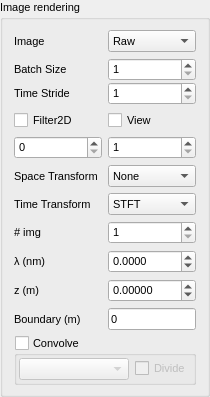
       <widget class="holovibes::gui::GroupBox" name="ImageRenderingGroupBox">
        <property name="sizePolicy">
         <sizepolicy hsizetype="Fixed" vsizetype="Preferred">
          <horstretch>1</horstretch>
          <verstretch>0</verstretch>
         </sizepolicy>
        </property>
        <property name="minimumSize">
         <size>
          <width>210</width>
          <height>0</height>
         </size>
        </property>
        <property name="maximumSize">
         <size>
          <width>210</width>
          <height>16777215</height>
         </size>
        </property>
        <property name="baseSize">
         <size>
          <width>210</width>
          <height>0</height>
         </size>
        </property>
        <property name="font">
         <font>
          <pointsize>8</pointsize>
         </font>
        </property>
        <property name="toolTip">
         <string notr="true"/>
        </property>
        <property name="toolTipDuration">
         <number>-1</number>
        </property>
        <property name="title">
         <string>Image rendering</string>
        </property>
        <property name="flat">
         <bool>false</bool>
        </property>
        <layout class="QVBoxLayout" name="verticalLayout_12">
         <property name="bottomMargin">
          <number>9</number>
         </property>
         <item>
          <layout class="QHBoxLayout" name="ImageModeLayout">
           <item>
            <widget class="QLabel" name="ImageModeLabel">
             <property name="text">
              <string>Image</string>
             </property>
             <property name="alignment">
              <set>Qt::AlignLeading|Qt::AlignLeft|Qt::AlignVCenter</set>
             </property>
            </widget>
           </item>
           <item>
            <widget class="QComboBox" name="ImageModeComboBox">
             <property name="enabled">
              <bool>true</bool>
             </property>
             <property name="sizePolicy">
              <sizepolicy hsizetype="Ignored" vsizetype="Fixed">
               <horstretch>0</horstretch>
               <verstretch>0</verstretch>
              </sizepolicy>
             </property>
             <item>
              <property name="text">
               <string>Raw</string>
              </property>
             </item>
             <item>
              <property name="text">
               <string>Processed</string>
              </property>
             </item>
            </widget>
           </item>
          </layout>
         </item>
         <item>
          <layout class="QGridLayout" name="gridLayout_4" rowstretch="0,0" columnstretch="0,0">
           <property name="verticalSpacing">
            <number>1</number>
           </property>
           <item row="0" column="1">
            <widget class="QSpinBox" name="BatchSizeSpinBox">
             <property name="minimumSize">
              <size>
               <width>0</width>
               <height>0</height>
              </size>
             </property>
             <property name="maximumSize">
              <size>
               <width>16777215</width>
               <height>16777215</height>
              </size>
             </property>
             <property name="minimum">
              <number>1</number>
             </property>
            </widget>
           </item>
           <item row="0" column="0">
            <widget class="QLabel" name="BatchSizeLabel">
             <property name="text">
              <string>Batch Size</string>
             </property>
             <property name="scaledContents">
              <bool>false</bool>
             </property>
             <property name="alignment">
              <set>Qt::AlignLeading|Qt::AlignLeft|Qt::AlignVCenter</set>
             </property>
            </widget>
           </item>
           <item row="1" column="0">
            <widget class="QLabel" name="TimeStrideLabel">
             <property name="layoutDirection">
              <enum>Qt::LeftToRight</enum>
             </property>
             <property name="text">
              <string>Time Stride</string>
             </property>
             <property name="alignment">
              <set>Qt::AlignLeading|Qt::AlignLeft|Qt::AlignVCenter</set>
             </property>
            </widget>
           </item>
           <item row="1" column="1">
            <widget class="QSpinBox" name="TimeTransformationStrideSpinBox">
             <property name="sizePolicy">
              <sizepolicy hsizetype="Ignored" vsizetype="Fixed">
               <horstretch>0</horstretch>
               <verstretch>0</verstretch>
              </sizepolicy>
             </property>
             <property name="minimumSize">
              <size>
               <width>0</width>
               <height>0</height>
              </size>
             </property>
             <property name="maximumSize">
              <size>
               <width>16777215</width>
               <height>16777215</height>
              </size>
             </property>
             <property name="toolTip">
              <string># of images picked at each iteration</string>
             </property>
             <property name="readOnly">
              <bool>false</bool>
             </property>
             <property name="minimum">
              <number>1</number>
             </property>
             <property name="maximum">
              <number>2147483647</number>
             </property>
            </widget>
           </item>
          </layout>
         </item>
         <item>
          <layout class="QGridLayout" name="Filter2DContainer">
           <property name="verticalSpacing">
            <number>6</number>
           </property>
           <item row="1" column="1">
            <widget class="QCheckBox" name="Filter2DView">
             <property name="text">
              <string>View</string>
             </property>
            </widget>
           </item>
           <item row="1" column="0">
            <widget class="QCheckBox" name="Filter2D">
             <property name="text">
              <string>Filter2D</string>
             </property>
            </widget>
           </item>
           <item row="2" column="0">
            <widget class="QSpinBox" name="Filter2DN1SpinBox">
             <property name="minimumSize">
              <size>
               <width>0</width>
               <height>0</height>
              </size>
             </property>
             <property name="maximumSize">
              <size>
               <width>16777215</width>
               <height>16777215</height>
              </size>
             </property>
             <property name="minimum">
              <number>0</number>
             </property>
             <property name="value">
              <number>0</number>
             </property>
            </widget>
           </item>
           <item row="2" column="1">
            <widget class="QSpinBox" name="Filter2DN2SpinBox">
             <property name="minimumSize">
              <size>
               <width>0</width>
               <height>0</height>
              </size>
             </property>
             <property name="maximumSize">
              <size>
               <width>16777215</width>
               <height>16777215</height>
              </size>
             </property>
             <property name="minimum">
              <number>1</number>
             </property>
             <property name="value">
              <number>1</number>
             </property>
            </widget>
           </item>
          </layout>
         </item>
         <item>
          <layout class="QGridLayout" name="gridLayout_7">
           <property name="verticalSpacing">
            <number>6</number>
           </property>
           <item row="4" column="0">
            <widget class="QLabel" name="WaveLengthLabel">
             <property name="text">
              <string>λ (nm)</string>
             </property>
             <property name="alignment">
              <set>Qt::AlignLeading|Qt::AlignLeft|Qt::AlignVCenter</set>
             </property>
            </widget>
           </item>
           <item row="3" column="0">
            <widget class="QLabel" name="timeTransformationSizeLabel">
             <property name="text">
              <string># img</string>
             </property>
             <property name="alignment">
              <set>Qt::AlignLeading|Qt::AlignLeft|Qt::AlignVCenter</set>
             </property>
            </widget>
           </item>
           <item row="6" column="0">
            <widget class="QLabel" name="BoundaryLabel">
             <property name="text">
              <string>Boundary (m)</string>
             </property>
             <property name="alignment">
              <set>Qt::AlignLeading|Qt::AlignLeft|Qt::AlignVCenter</set>
             </property>
            </widget>
           </item>
           <item row="1" column="1">
            <widget class="QComboBox" name="SpaceTransformationComboBox">
             <property name="toolTip">
              <string>select the rendering mode for Hologram</string>
             </property>
             <item>
              <property name="text">
               <string>None</string>
              </property>
             </item>
             <item>
              <property name="text">
               <string>1FFT</string>
              </property>
             </item>
             <item>
              <property name="text">
               <string>2FFT</string>
              </property>
             </item>
            </widget>
           </item>
           <item row="6" column="1">
            <widget class="QLineEdit" name="BoundaryLineEdit">
             <property name="sizePolicy">
              <sizepolicy hsizetype="Ignored" vsizetype="Fixed">
               <horstretch>0</horstretch>
               <verstretch>0</verstretch>
              </sizepolicy>
             </property>
             <property name="toolTip">
              <string>Edge value of z to switch between FFT1/2 </string>
             </property>
             <property name="text">
              <string>0</string>
             </property>
             <property name="readOnly">
              <bool>true</bool>
             </property>
            </widget>
           </item>
           <item row="2" column="1">
            <widget class="QComboBox" name="TimeTransformationComboBox">
             <item>
              <property name="text">
               <string>STFT</string>
              </property>
             </item>
             <item>
              <property name="text">
               <string>PCA</string>
              </property>
             </item>
             <item>
              <property name="text">
               <string>None</string>
              </property>
             </item>
             <item>
              <property name="text">
               <string>SSA_STFT</string>
              </property>
             </item>
            </widget>
           </item>
           <item row="5" column="1">
            <widget class="QDoubleSpinBox" name="ZDoubleSpinBox">
             <property name="sizePolicy">
              <sizepolicy hsizetype="Ignored" vsizetype="Fixed">
               <horstretch>0</horstretch>
               <verstretch>0</verstretch>
              </sizepolicy>
             </property>
             <property name="toolTip">
              <string>reconstruction distance of the hologram</string>
             </property>
             <property name="showGroupSeparator" stdset="0">
              <bool>false</bool>
             </property>
             <property name="decimals">
              <number>5</number>
             </property>
             <property name="minimum">
              <double>-10000.000000000000000</double>
             </property>
             <property name="maximum">
              <double>10000.000000000000000</double>
             </property>
             <property name="singleStep">
              <double>0.005000000000000</double>
             </property>
            </widget>
           </item>
           <item row="5" column="0">
            <widget class="QLabel" name="ZLabel">
             <property name="text">
              <string>z (m)</string>
             </property>
             <property name="alignment">
              <set>Qt::AlignLeading|Qt::AlignLeft|Qt::AlignVCenter</set>
             </property>
            </widget>
           </item>
           <item row="1" column="0">
            <widget class="QLabel" name="SpaceTransformationLabel">
             <property name="text">
              <string>Space Transform</string>
             </property>
             <property name="alignment">
              <set>Qt::AlignLeading|Qt::AlignLeft|Qt::AlignVCenter</set>
             </property>
            </widget>
           </item>
           <item row="2" column="0">
            <widget class="QLabel" name="TimeTransformationLabel">
             <property name="text">
              <string>Time Transform</string>
             </property>
             <property name="alignment">
              <set>Qt::AlignLeading|Qt::AlignLeft|Qt::AlignVCenter</set>
             </property>
            </widget>
           </item>
           <item row="3" column="1">
            <widget class="QSpinBox" name="timeTransformationSizeSpinBox">
             <property name="minimum">
              <number>1</number>
             </property>
             <property name="maximum">
              <number>10000</number>
             </property>
             <property name="singleStep">
              <number>1</number>
             </property>
             <property name="value">
              <number>1</number>
             </property>
            </widget>
           </item>
           <item row="4" column="1">
            <widget class="QDoubleSpinBox" name="WaveLengthDoubleSpinBox">
             <property name="sizePolicy">
              <sizepolicy hsizetype="Ignored" vsizetype="Fixed">
               <horstretch>0</horstretch>
               <verstretch>0</verstretch>
              </sizepolicy>
             </property>
             <property name="toolTip">
              <string>Wavelength of light used to record interferograms</string>
             </property>
             <property name="decimals">
              <number>4</number>
             </property>
             <property name="minimum">
              <double>-1.000000000000000</double>
             </property>
             <property name="maximum">
              <double>1000000.000000000000000</double>
             </property>
             <property name="singleStep">
              <double>0.010000000000000</double>
             </property>
            </widget>
           </item>
          </layout>
         </item>
         <item>
          <widget class="QGroupBox" name="ConvoCheckBox">
           <property name="title">
            <string>Convolve</string>
           </property>
           <property name="checkable">
            <bool>true</bool>
           </property>
           <property name="checked">
            <bool>false</bool>
           </property>
           <layout class="QGridLayout" name="gridLayout_8">
            <property name="leftMargin">
             <number>2</number>
            </property>
            <property name="topMargin">
             <number>2</number>
            </property>
            <property name="rightMargin">
             <number>2</number>
            </property>
            <property name="bottomMargin">
             <number>2</number>
            </property>
            <item row="0" column="0">
             <layout class="QHBoxLayout" name="kernelSelectLayout">
              <item>
               <widget class="QComboBox" name="KernelQuickSelectComboBox">
                <property name="sizePolicy">
                 <sizepolicy hsizetype="Expanding" vsizetype="Fixed">
                  <horstretch>0</horstretch>
                  <verstretch>0</verstretch>
                 </sizepolicy>
                </property>
                <property name="currentText">
                 <string/>
                </property>
               </widget>
              </item>
              <item>
               <widget class="QCheckBox" name="DivideConvoCheckBox">
                <property name="text">
                 <string>Divide</string>
                </property>
               </widget>
              </item>
             </layout>
            </item>
           </layout>
          </widget>
         </item>
         <item>
          <spacer name="verticalSpacer_5">
           <property name="orientation">
            <enum>Qt::Vertical</enum>
           </property>
           <property name="sizeHint" stdset="0">
            <size>
             <width>20</width>
             <height>0</height>
            </size>
           </property>
          </spacer>
         </item>
        </layout>
       </widget>
